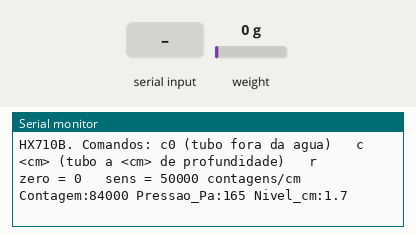
Simulated run of this sketch. Board: Arduino Uno, built with avr-gcc and run on an emulated ATmega328P. Parts: the last lines printed to the serial monitor. Wiring (inferred from the names in the program): HX711 load-cell converter: data pin 3; SCK pin 4. Inputs (shaded band) come from the test bench; at power-on: weight on the scale 0 g. EEPROM starts erased.

Above: at 1.2 s.
1.3 s: "c0\n" received over Serial
At 2.8 s:
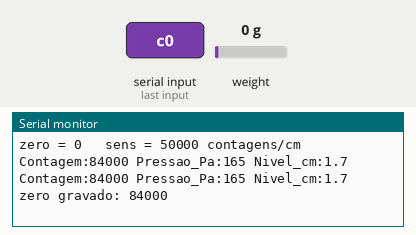
3.8 s: "r\n" received over Serial
At 4.6 s:
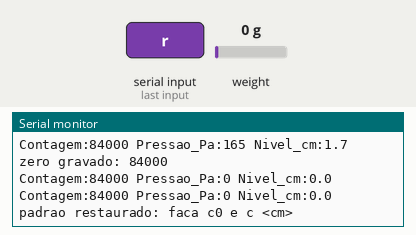
5.4 s: "c 90\n" received over Serial
At 7.0 s:
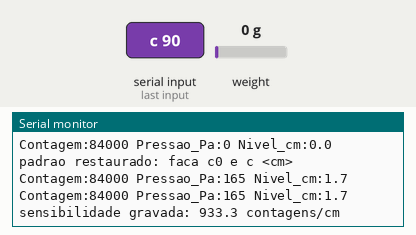
7.8 s: "c ,45\n" received over Serial
At 9.4 s:
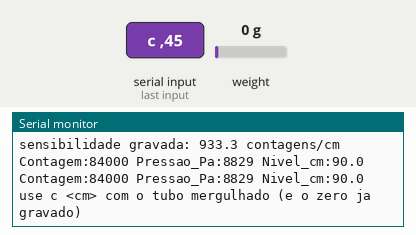
10.2 s: weight on the scale set to 100 g
At 11.0 s:
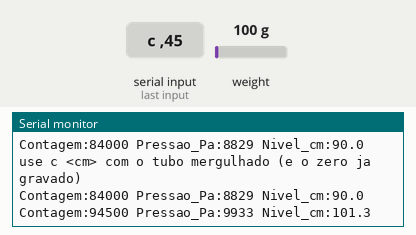
11.7 s: weight on the scale set to 1250 g
At 12.6 s:
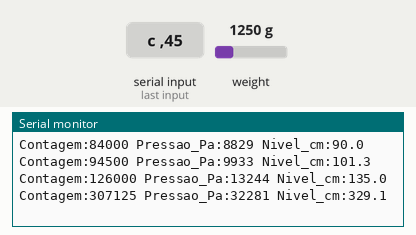
Timing chart, 0 to 14.2 s (numbered marks = the images above; inputs shaded):
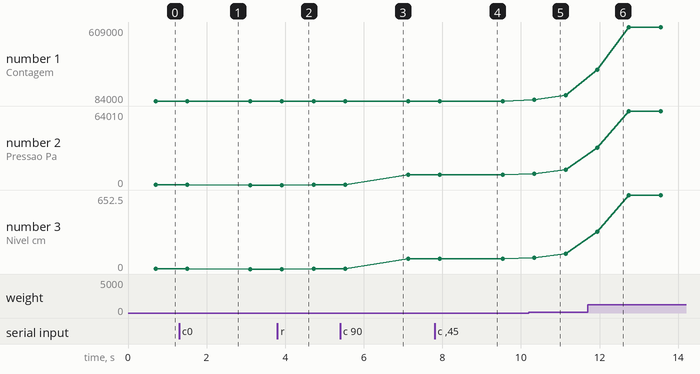

The sketch:

03_hx710b_uno.ino
```cpp
/*
  03 - Sensor de pressao HX710B + MPS20N0040D no Arduino Uno: pressao e NIVEL de agua
  Placa: Arduino Uno/Nano     Sem biblioteca: falamos o protocolo do HX710B com dois pinos

  Modulo (4 pinos):  VCC -> 5V    OUT -> pino 3    SCK -> pino 4    GND -> GND
  Mangueira: do bico do sensor ate um tubo com a ponta aberta mergulhado no reservatorio (tubo de bolha).
  O ar preso no tubo fica na mesma pressao da agua na ponta: P = rho x g x h (rho = 1000 kg/m3, g = 9,81 m/s2)
  -> cada 1 cm de coluna de agua = 98,1 Pa.  Faixa do sensor: 0-40 kPa = ate ~4 m de agua.

  Fisica: o MPS20N0040D tem uma MEMBRANA de silicio com 4 resistores piezorresistivos em PONTE DE WHEATSTONE.
  A pressao deforma a membrana, a resistencia muda e aparece uma tensao de poucos milivolts (ate ~50 mV).
  O HX710B e um conversor A/D de 24 BITS com amplificador (ganho 128): le esses milivolts e entrega um numero
  inteiro (complemento de 2, -8 388 608 a +8 388 607) por um protocolo serial simples:
    - OUT fica em 0 quando ha uma leitura pronta (10 por segundo)
    - a cada pulso em SCK sai 1 bit (24 bits, do mais significativo ao menos)
    - um 25o pulso diz "proxima leitura: entrada diferencial, 10 Hz" (26 = tensao DVDD-AVDD; 27 = diferencial a 40 Hz)
    - SCK em 1 por mais de 60 us coloca o chip em modo de descanso (power-down)

  Calibracao de 2 pontos (gravada na EEPROM):
    c0        tubo FORA da agua (pressao atmosferica) -> grava o ZERO
    c 20      ponta do tubo a 20 cm abaixo da superficie (meca com a regua) -> grava a sensibilidade (contagens/cm)
    r         volta ao padrao
  Saida (Plotter Serial): Contagem:123456 Pressao_Pa:1962 Nivel_cm:20.0
*/
#include <EEPROM.h>

const int PINO_OUT = 3, PINO_SCK = 4;
const float SENS_PADRAO = 50000.0;        // contagens por cm de agua (ordem de grandeza tipica; CALIBRE)
long zero = 0;                            // contagem com o tubo fora da agua
float sens = SENS_PADRAO;
const int N_MEDIA = 8;

long lerHX710B() {                        // devolve a contagem de 24 bits ou 0x7FFFFFFF se o modulo nao responder
  unsigned long t0 = millis();
  while (digitalRead(PINO_OUT) == HIGH) { if (millis() - t0 > 300) return 0x7FFFFFFF; }
  long v = 0;
  noInterrupts();                         // os pulsos nao podem ser interrompidos (SCK alto > 60 us = power-down)
  for (int i = 0; i < 24; i++) {
    digitalWrite(PINO_SCK, HIGH); delayMicroseconds(1);
    v = (v << 1) | digitalRead(PINO_OUT);
    digitalWrite(PINO_SCK, LOW);  delayMicroseconds(1);
  }
  digitalWrite(PINO_SCK, HIGH); delayMicroseconds(1); digitalWrite(PINO_SCK, LOW);   // 25o pulso
  interrupts();
  if (v & 0x800000L) v |= 0xFF000000L;    // estende o sinal: numero negativo em complemento de 2
  return v;
}

float lerMedia() {                        // media de N leituras (10 por segundo -> ~0,8 s)
  float soma = 0; int ok = 0;
  for (int i = 0; i < N_MEDIA; i++) { long v = lerHX710B(); if (v != 0x7FFFFFFF) { soma += v; ok++; } }
  return ok ? soma / ok : NAN;
}

void salvar()   { EEPROM.put(12, zero); EEPROM.put(16, sens); }
void carregar() { long z; float s; EEPROM.get(12, z); EEPROM.get(16, s); if (z != -1 && z > -8000000L && z < 8000000L) zero = z; /* -1 = EEPROM virgem */ if (!isnan(s) && s > 100 && s < 1e7) sens = s; }

void setup() {
  Serial.begin(115200);
  Serial.setTimeout(50);               // comandos chegam inteiros; sem isto readStringUntil espera 1 s
  pinMode(PINO_OUT, INPUT); pinMode(PINO_SCK, OUTPUT); digitalWrite(PINO_SCK, LOW);
  carregar();
  Serial.println(F("HX710B. Comandos: c0 (tubo fora da agua)   c <cm> (tubo a <cm> de profundidade)   r"));
  Serial.print(F("zero = ")); Serial.print(zero); Serial.print(F("   sens = ")); Serial.print(sens, 0); Serial.println(F(" contagens/cm"));
}

void loop() {
  if (Serial.available()) {
    String cmd = Serial.readStringUntil('\n'); cmd.trim();
    if (cmd == "c0") { float m = lerMedia(); if (!isnan(m)) { zero = (long)m; salvar(); Serial.print(F("zero gravado: ")); Serial.println(zero); } }
    else if (cmd.startsWith("c ")) {
      float cm = cmd.substring(2).toFloat(); float m = lerMedia();
      if (cm > 0 && !isnan(m) && fabs(m - zero) > 100) { sens = (m - zero) / cm; salvar(); Serial.print(F("sensibilidade gravada: ")); Serial.print(sens, 1); Serial.println(F(" contagens/cm")); }
      else Serial.println(F("use c <cm> com o tubo mergulhado (e o zero ja gravado)"));
    }
    else if (cmd == "r") { zero = 0; sens = SENS_PADRAO; salvar(); Serial.println(F("padrao restaurado: faca c0 e c <cm>")); }
  }
  float m = lerMedia();
  if (isnan(m)) { Serial.println(F("HX710B nao responde: confira OUT, SCK e a alimentacao")); delay(500); return; }
  float nivelCm = (m - zero) / sens;
  float pressaoPa = nivelCm * 98.1;                   // rho g h com h em cm
  Serial.print(F("Contagem:")); Serial.print((long)m);
  Serial.print(F(" Pressao_Pa:")); Serial.print(pressaoPa, 0);
  Serial.print(F(" Nivel_cm:")); Serial.println(nivelCm, 1);
}
```

Measured:
- after the input at 1.3 s, the serial monitor: prints a new line after 1.0 s (image 1)
- after the input at 3.8 s, the serial monitor: prints a new line after 0.13 s (image 2)
- after the input at 5.4 s, the serial monitor: prints a new line after 0.94 s (image 3)
- after the input at 7.8 s, the serial monitor: prints a new line after 0.94 s (image 4)
- after the input at 10.2 s, the serial monitor: prints a new line after 0.14 s (image 5)
- after the input at 11.7 s, the serial monitor: prints a new line after 0.25 s (image 6)
- plotted number 1: 84000 → 126000 after the input at 10.2 s, 126000 → 609000 after the input at 11.7 s
- plotted number 2: 165 → 8829 after the input at 5.4 s, 8829 → 13244 after the input at 10.2 s, 13244 → 64010 after the input at 11.7 s
